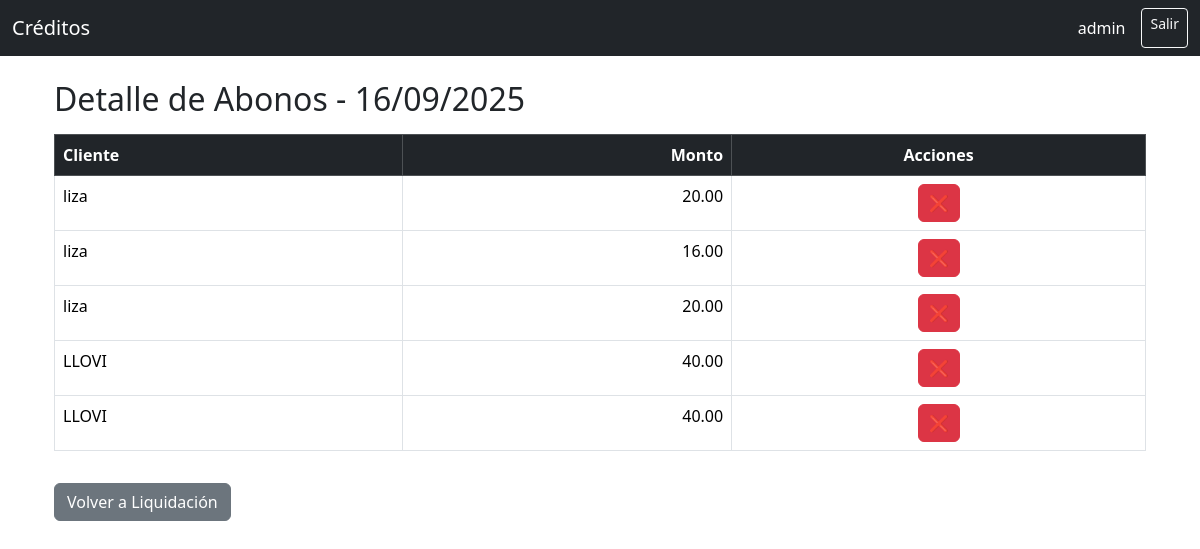
The app's page /detalle_abonos/2025-09-16 (signed in), older data.
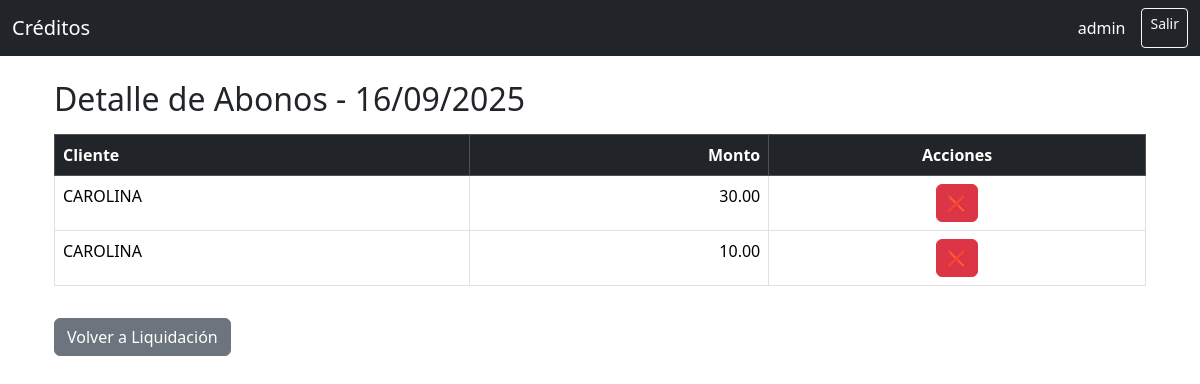
The same page, newer data.
### app.py (models this page shows)
class Abono(db.Model):
    id = db.Column(db.Integer, primary_key=True)
    cliente_id = db.Column(db.Integer, db.ForeignKey("cliente.id"), nullable=False)
    monto = db.Column(db.Float, nullable=False)
    fecha = db.Column(db.Date, default=date.today)

class Cliente(db.Model):
    id = db.Column(db.Integer, primary_key=True)
    codigo = db.Column(db.String(10), unique=True, nullable=False)   # 6 dígitos numéricos (puede alargarse)
    orden = db.Column(db.Integer, nullable=False, default=0)
    nombre = db.Column(db.String(200), nullable=False)
    direccion = db.Column(db.String(300), nullable=True)
    monto = db.Column(db.Float, nullable=False, default=0.0)         # monto prestado original
    plazo = db.Column(db.Integer, nullable=False, default=30)        # plazo en días
    interes = db.Column(db.Float, nullable=False, default=0.0)      # porcentaje
    saldo = db.Column(db.Float, nullable=False, default=0.0)        # saldo pendiente
    fecha_creacion = db.Column(db.Date, default=date.today)
    ultimo_abono_fecha = db.Column(db.Date, nullable=True)          # para marcar abono de hoy
    abonos = db.relationship("Abono", backref="cliente", lazy=True, cascade="all, delete-orphan")
    prestamos = db.relationship("Prestamo", backref="cliente", lazy=True, cascade="all, delete-orphan")

### app.py (the view)
@app.route("/detalle_abonos/<fecha>")
@login_required
def detalle_abonos(fecha):
    try:
        f = datetime.strptime(fecha, "%Y-%m-%d").date()
    except ValueError:
        flash("Fecha inválida", "warning")
        return redirect(url_for("liquidacion"))
    abonos = Abono.query.filter_by(fecha=f).all()
    return render_template("detalle_abonos.html", abonos=abonos, fecha=f)

### app.py (called while the page is built)
def login_required(f):
    @wraps(f)
    def wrapper(*args, **kwargs):
        if "usuario" not in session:
            return redirect(url_for("login"))
        return f(*args, **kwargs)
    return wrapper

### templates/detalle_abonos.html
{% extends "base.html" %}
{% block content %}
<div class="container mt-4">
  <h2>Detalle de Abonos - {{ fecha.strftime("%d/%m/%Y") }}</h2>
  {% if abonos %}
  <table class="table table-bordered table-hover mt-3">
    <thead class="table-dark">
      <tr>
        <th>Cliente</th>
        <th class="text-end">Monto</th>
        <th class="text-center">Acciones</th>
      </tr>
    </thead>
    <tbody>
      {% for abono in abonos %}
      <tr>
        <td>{{ abono.cliente.nombre }}</td>
        <td class="text-end">{{ "%.2f"|format(abono.monto) }}</td>
        <td class="text-center">
          <form action="{{ url_for('eliminar_abono', abono_id=abono.id) }}?fecha={{ fecha.isoformat() }}"
                method="POST" style="display:inline;">
            <button type="submit"
                    class="btn btn-danger"
                    style="font-size:1rem; padding:6px 10px;"
                    onclick="return confirm('¿Seguro que deseas eliminar este abono?')">
              ❌
            </button>
          </form>
        </td>
      </tr>
      {% endfor %}
    </tbody>
  </table>
  {% else %}
  <div class="alert alert-warning mt-3">No hubo abonos en esta fecha.</div>
  {% endif %}
  <a href="{{ url_for('liquidacion') }}" class="btn btn-secondary mt-3">Volver a Liquidación</a>
</div>
{% endblock %}

### templates/base.html (shortened to what this page needs)
<!DOCTYPE html>
<html lang="es">
<head>
    <link href="https://cdn.jsdelivr.net/npm/bootstrap@5.3.2/dist/css/bootstrap.min.css" rel="stylesheet">
</head>
<body>
    <nav class="navbar navbar-expand-lg navbar-dark bg-dark mb-3">
        <div class="container-fluid">
            <a class="navbar-brand" href="{{ url_for('index') }}">Créditos</a>
            <div class="d-flex">
                {% if session.get('usuario') %}
                    <span class="navbar-text text-white me-3">{{ session['usuario'] }}</span>
                    <a class="btn btn-sm btn-outline-light" href="{{ url_for('logout') }}">Salir</a>
                {% endif %}
            </div>
        </div>
    </nav>
    <div class="container">
        {% block content %}{% endblock %}
    </div>
</body>
</html>

Row changes from the older to the newer data that the page shows:
removed Abono: cliente.nombre "liza", monto "20.00"
removed Abono: cliente.nombre "LLOVI", monto "40.00"
removed Abono: cliente.nombre "LLOVI", monto "40.00"
changed Abono (number 1 of 2 on the later page): cliente.nombre "liza" → "CAROLINA"; monto "16.00" → "30.00"
changed Abono (number 2 of 2 on the later page): cliente.nombre "liza" → "CAROLINA"; monto "20.00" → "10.00"
